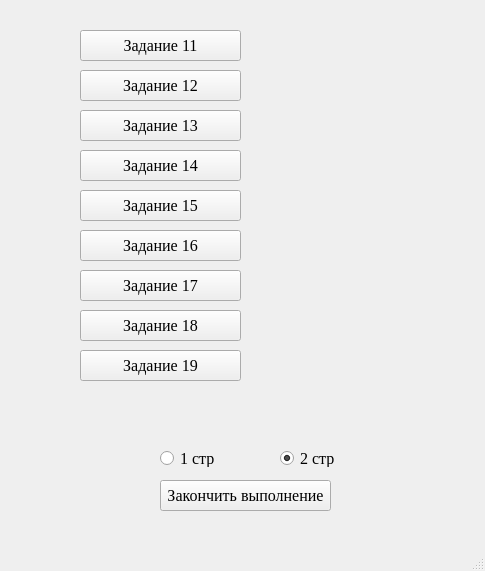
<?xml version="1.0" encoding="UTF-8"?>
<ui version="4.0">
 <class>SecondAnswerOption</class>
 <widget class="QMainWindow" name="SecondAnswerOption">
  <property name="geometry">
   <rect>
    <x>0</x>
    <y>0</y>
    <width>485</width>
    <height>571</height>
   </rect>
  </property>
  <property name="font">
   <font>
    <family>Times New Roman</family>
    <pointsize>12</pointsize>
   </font>
  </property>
  <property name="windowTitle">
   <string>MainWindow</string>
  </property>
  <widget class="QWidget" name="centralwidget">
   <widget class="QPushButton" name="pushButton_7">
    <property name="geometry">
     <rect>
      <x>80</x>
      <y>270</y>
      <width>161</width>
      <height>31</height>
     </rect>
    </property>
    <property name="text">
     <string>Задание 17</string>
    </property>
   </widget>
   <widget class="QLabel" name="label_7">
    <property name="geometry">
     <rect>
      <x>260</x>
      <y>270</y>
      <width>151</width>
      <height>31</height>
     </rect>
    </property>
    <property name="text">
     <string/>
    </property>
   </widget>
   <widget class="QLabel" name="label_3">
    <property name="geometry">
     <rect>
      <x>260</x>
      <y>110</y>
      <width>151</width>
      <height>31</height>
     </rect>
    </property>
    <property name="text">
     <string/>
    </property>
   </widget>
   <widget class="QLabel" name="label_8">
    <property name="geometry">
     <rect>
      <x>260</x>
      <y>310</y>
      <width>151</width>
      <height>31</height>
     </rect>
    </property>
    <property name="text">
     <string/>
    </property>
   </widget>
   <widget class="QPushButton" name="pushButton_3">
    <property name="geometry">
     <rect>
      <x>80</x>
      <y>110</y>
      <width>161</width>
      <height>31</height>
     </rect>
    </property>
    <property name="text">
     <string>Задание 13</string>
    </property>
   </widget>
   <widget class="QPushButton" name="pushButton_8">
    <property name="geometry">
     <rect>
      <x>80</x>
      <y>310</y>
      <width>161</width>
      <height>31</height>
     </rect>
    </property>
    <property name="text">
     <string>Задание 18</string>
    </property>
   </widget>
   <widget class="QLabel" name="label_4">
    <property name="geometry">
     <rect>
      <x>260</x>
      <y>150</y>
      <width>151</width>
      <height>31</height>
     </rect>
    </property>
    <property name="text">
     <string/>
    </property>
   </widget>
   <widget class="QRadioButton" name="radioButton">
    <property name="geometry">
     <rect>
      <x>160</x>
      <y>450</y>
      <width>82</width>
      <height>17</height>
     </rect>
    </property>
    <property name="text">
     <string>1 стр</string>
    </property>
    <property name="checked">
     <bool>false</bool>
    </property>
   </widget>
   <widget class="QPushButton" name="pushButton_2">
    <property name="geometry">
     <rect>
      <x>80</x>
      <y>70</y>
      <width>161</width>
      <height>31</height>
     </rect>
    </property>
    <property name="text">
     <string>Задание 12</string>
    </property>
   </widget>
   <widget class="QLabel" name="label_9">
    <property name="geometry">
     <rect>
      <x>260</x>
      <y>350</y>
      <width>151</width>
      <height>31</height>
     </rect>
    </property>
    <property name="text">
     <string/>
    </property>
   </widget>
   <widget class="QLabel" name="label_6">
    <property name="geometry">
     <rect>
      <x>260</x>
      <y>230</y>
      <width>151</width>
      <height>31</height>
     </rect>
    </property>
    <property name="text">
     <string/>
    </property>
   </widget>
   <widget class="QPushButton" name="pushButton">
    <property name="geometry">
     <rect>
      <x>80</x>
      <y>30</y>
      <width>161</width>
      <height>31</height>
     </rect>
    </property>
    <property name="text">
     <string>Задание 11</string>
    </property>
   </widget>
   <widget class="QPushButton" name="pushButton_9">
    <property name="geometry">
     <rect>
      <x>80</x>
      <y>350</y>
      <width>161</width>
      <height>31</height>
     </rect>
    </property>
    <property name="text">
     <string>Задание 19</string>
    </property>
   </widget>
   <widget class="QLabel" name="label">
    <property name="geometry">
     <rect>
      <x>260</x>
      <y>30</y>
      <width>151</width>
      <height>31</height>
     </rect>
    </property>
    <property name="text">
     <string/>
    </property>
   </widget>
   <widget class="QRadioButton" name="radioButton_2">
    <property name="geometry">
     <rect>
      <x>280</x>
      <y>450</y>
      <width>82</width>
      <height>17</height>
     </rect>
    </property>
    <property name="text">
     <string>2 стр</string>
    </property>
    <property name="checked">
     <bool>true</bool>
    </property>
   </widget>
   <widget class="QPushButton" name="pushButton_6">
    <property name="geometry">
     <rect>
      <x>80</x>
      <y>230</y>
      <width>161</width>
      <height>31</height>
     </rect>
    </property>
    <property name="text">
     <string>Задание 16</string>
    </property>
   </widget>
   <widget class="QLabel" name="label_2">
    <property name="geometry">
     <rect>
      <x>260</x>
      <y>70</y>
      <width>151</width>
      <height>31</height>
     </rect>
    </property>
    <property name="text">
     <string/>
    </property>
   </widget>
   <widget class="QPushButton" name="pushButton_4">
    <property name="geometry">
     <rect>
      <x>80</x>
      <y>150</y>
      <width>161</width>
      <height>31</height>
     </rect>
    </property>
    <property name="text">
     <string>Задание 14</string>
    </property>
   </widget>
   <widget class="QPushButton" name="pushButton_5">
    <property name="geometry">
     <rect>
      <x>80</x>
      <y>190</y>
      <width>161</width>
      <height>31</height>
     </rect>
    </property>
    <property name="text">
     <string>Задание 15</string>
    </property>
   </widget>
   <widget class="QLabel" name="label_5">
    <property name="geometry">
     <rect>
      <x>260</x>
      <y>190</y>
      <width>151</width>
      <height>31</height>
     </rect>
    </property>
    <property name="text">
     <string/>
    </property>
   </widget>
   <widget class="QPushButton" name="pushButton_10">
    <property name="geometry">
     <rect>
      <x>160</x>
      <y>480</y>
      <width>171</width>
      <height>31</height>
     </rect>
    </property>
    <property name="text">
     <string>Закончить выполнение</string>
    </property>
   </widget>
  </widget>
  <widget class="QMenuBar" name="menubar">
   <property name="geometry">
    <rect>
     <x>0</x>
     <y>0</y>
     <width>485</width>
     <height>25</height>
    </rect>
   </property>
  </widget>
  <widget class="QStatusBar" name="statusbar"/>
 </widget>
 <resources/>
 <connections/>
</ui>
